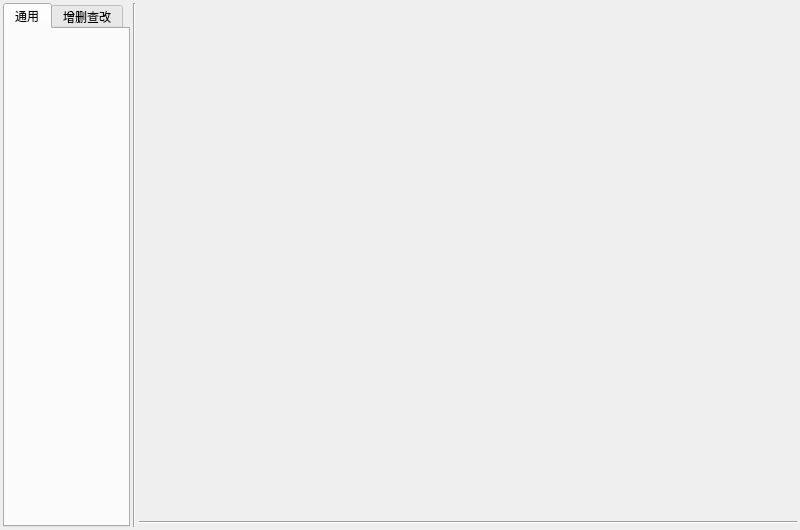
<?xml version="1.0" encoding="UTF-8"?>
<ui version="4.0">
 <class>MainWindow</class>
 <widget class="QMainWindow" name="MainWindow">
  <property name="geometry">
   <rect>
    <x>0</x>
    <y>0</y>
    <width>800</width>
    <height>530</height>
   </rect>
  </property>
  <property name="windowTitle">
   <string>Easy ReNamer</string>
  </property>
  <widget class="QWidget" name="centralwidget">
   <layout class="QHBoxLayout" name="horizontalLayout_3" stretch="0,0,1">
    <property name="spacing">
     <number>3</number>
    </property>
    <property name="leftMargin">
     <number>3</number>
    </property>
    <property name="topMargin">
     <number>3</number>
    </property>
    <property name="rightMargin">
     <number>3</number>
    </property>
    <property name="bottomMargin">
     <number>3</number>
    </property>
    <item>
     <widget class="QTabWidget" name="tabWidget">
      <property name="currentIndex">
       <number>0</number>
      </property>
      <widget class="QWidget" name="tab_pattern">
       <property name="accessibleName">
        <string/>
       </property>
       <attribute name="title">
        <string>通用</string>
       </attribute>
       <layout class="QVBoxLayout" name="verticalLayout_2">
        <property name="spacing">
         <number>0</number>
        </property>
        <property name="leftMargin">
         <number>0</number>
        </property>
        <property name="topMargin">
         <number>0</number>
        </property>
        <property name="rightMargin">
         <number>0</number>
        </property>
        <property name="bottomMargin">
         <number>0</number>
        </property>
       </layout>
      </widget>
      <widget class="QWidget" name="tab_other">
       <attribute name="title">
        <string>增删查改</string>
       </attribute>
       <layout class="QVBoxLayout" name="verticalLayout_3">
        <property name="spacing">
         <number>0</number>
        </property>
        <property name="leftMargin">
         <number>0</number>
        </property>
        <property name="topMargin">
         <number>0</number>
        </property>
        <property name="rightMargin">
         <number>0</number>
        </property>
        <property name="bottomMargin">
         <number>0</number>
        </property>
        <item>
         <layout class="QVBoxLayout" name="verticalLayout_place">
          <property name="spacing">
           <number>3</number>
          </property>
         </layout>
        </item>
        <item>
         <spacer name="verticalSpacer">
          <property name="orientation">
           <enum>Qt::Vertical</enum>
          </property>
          <property name="sizeHint" stdset="0">
           <size>
            <width>20</width>
            <height>40</height>
           </size>
          </property>
         </spacer>
        </item>
       </layout>
      </widget>
     </widget>
    </item>
    <item>
     <widget class="Line" name="line_2">
      <property name="orientation">
       <enum>Qt::Vertical</enum>
      </property>
     </widget>
    </item>
    <item>
     <layout class="QVBoxLayout" name="verticalLayout" stretch="1,0,0">
      <property name="spacing">
       <number>3</number>
      </property>
      <item>
       <widget class="QWidget" name="widget_file_list" native="true">
        <layout class="QHBoxLayout" name="horizontalLayout">
         <property name="spacing">
          <number>0</number>
         </property>
         <property name="leftMargin">
          <number>0</number>
         </property>
         <property name="topMargin">
          <number>0</number>
         </property>
         <property name="rightMargin">
          <number>0</number>
         </property>
         <property name="bottomMargin">
          <number>0</number>
         </property>
        </layout>
       </widget>
      </item>
      <item>
       <widget class="Line" name="line">
        <property name="orientation">
         <enum>Qt::Horizontal</enum>
        </property>
       </widget>
      </item>
      <item>
       <widget class="QWidget" name="widget_exec" native="true">
        <layout class="QHBoxLayout" name="horizontalLayout_2">
         <property name="spacing">
          <number>0</number>
         </property>
         <property name="leftMargin">
          <number>0</number>
         </property>
         <property name="topMargin">
          <number>0</number>
         </property>
         <property name="rightMargin">
          <number>0</number>
         </property>
         <property name="bottomMargin">
          <number>0</number>
         </property>
        </layout>
       </widget>
      </item>
     </layout>
    </item>
   </layout>
  </widget>
 </widget>
 <resources/>
 <connections/>
</ui>
